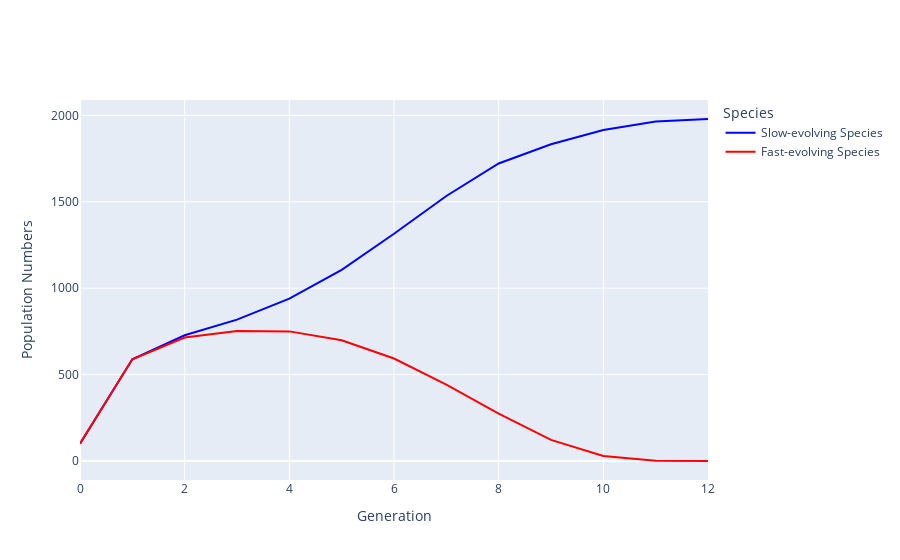
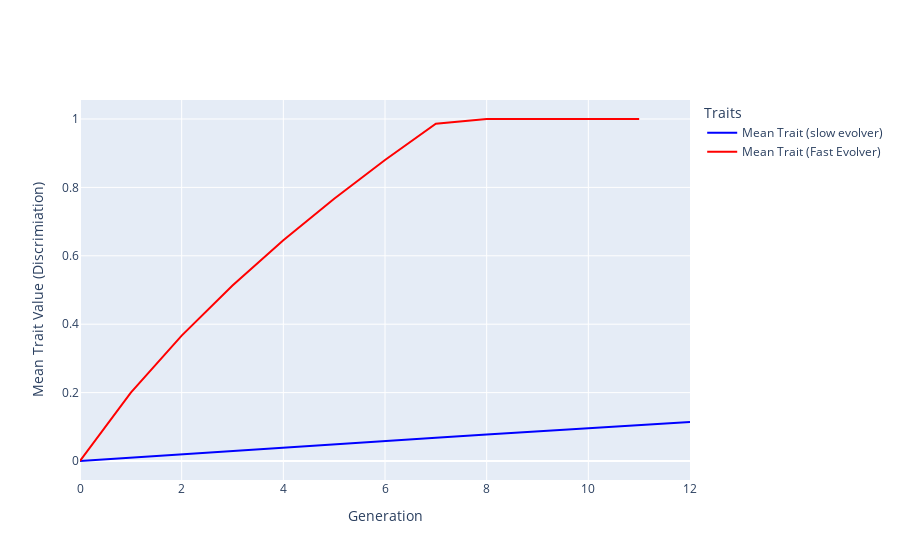

Notebook cell for these charts, in order:
### Code cell
outcome_instance_test = run_simulation_and_get_outcome_instance(base_parameters)
print(outcome_instance_test.final_population_species_1)
print(outcome_instance_test.final_population_species_2)


print("Outcome of simulation: ", outcome_instance_test.outcome)
outcome_instance_test.plot_population_dynamics_and_trait_evolution()
outcome_instance_test.print_outcome_stats()

### Figure 1 — Plotly figure (JSON) as saved in the notebook; plotly's stock layout.template omitted (floating-point values rounded to 4 significant figures)
{"data": [{"line": {"color": "blue"}, "mode": "lines", "name": "Slow-evolving Species", "type": "scatter", "x": [0, 1, 2, 3, 4, 5, 6, 7, 8, 9, 10, 11, 12], "y": [100, 588.2, 727.5, 818.2, 939.4, 1106.0, 1315.0, 1533.0, 1722.0, 1833.0, 1915.0, 1964.0, 1979.0]}, {"line": {"color": "red"}, "mode": "lines", "name": "Fast-evolving Species", "type": "scatter", "x": [0, 1, 2, 3, 4, 5, 6, 7, 8, 9, 10, 11, 12], "y": [100, 588.2, 714.4, 751.9, 750.0, 698.8, 593.2, 442.6, 274.2, 121.9, 29.27, 1.901, 0.008171]}], "layout": {"legend": {"title": {"text": "Species"}}, "xaxis": {"title": {"text": "Generation"}}, "yaxis": {"title": {"text": "Population Numbers"}}}}

### Figure 2 — Plotly figure (JSON) as saved in the notebook; plotly's stock layout.template omitted (floating-point values rounded to 4 significant figures)
{"data": [{"line": {"color": "blue"}, "mode": "lines", "name": "Mean Trait (slow evolver)", "type": "scatter", "x": [0, 1, 2, 3, 4, 5, 6, 7, 8, 9, 10, 11, 12], "y": [0, 0.01, 0.0199, 0.02971, 0.03942, 0.04904, 0.05857, 0.06802, 0.07738, 0.08666, 0.09586, 0.105, 0.114]}, {"line": {"color": "red"}, "mode": "lines", "name": "Mean Trait (Fast Evolver)", "type": "scatter", "x": [0, 1, 2, 3, 4, 5, 6, 7, 8, 9, 10, 11], "y": [0, 0.2, 0.3667, 0.513, 0.6452, 0.7668, 0.88, 0.9863, 1, 1, 1, 1]}], "layout": {"legend": {"title": {"text": "Traits"}}, "xaxis": {"title": {"text": "Generation"}}, "yaxis": {"title": {"text": "Mean Trait Value (Discrimiation)"}}}}
